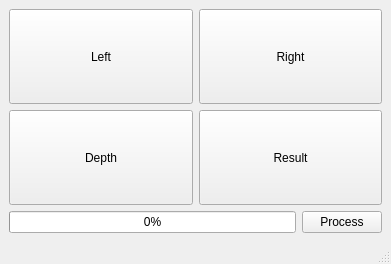
<?xml version="1.0" encoding="UTF-8"?>
<ui version="4.0">
 <class>MainWindow</class>
 <widget class="QMainWindow" name="MainWindow">
  <property name="geometry">
   <rect>
    <x>0</x>
    <y>0</y>
    <width>391</width>
    <height>264</height>
   </rect>
  </property>
  <property name="windowTitle">
   <string>Stereo by Ivan Ts</string>
  </property>
  <widget class="QWidget" name="centralwidget">
   <layout class="QGridLayout" name="gridLayout_2">
    <item row="0" column="0">
     <layout class="QGridLayout" name="gridLayout">
      <item row="1" column="0">
       <widget class="QPushButton" name="btnDepth">
        <property name="sizePolicy">
         <sizepolicy hsizetype="Expanding" vsizetype="Expanding">
          <horstretch>0</horstretch>
          <verstretch>0</verstretch>
         </sizepolicy>
        </property>
        <property name="text">
         <string>Depth</string>
        </property>
       </widget>
      </item>
      <item row="1" column="1">
       <widget class="QPushButton" name="btnResult">
        <property name="sizePolicy">
         <sizepolicy hsizetype="Expanding" vsizetype="Expanding">
          <horstretch>0</horstretch>
          <verstretch>0</verstretch>
         </sizepolicy>
        </property>
        <property name="text">
         <string>Result</string>
        </property>
       </widget>
      </item>
      <item row="0" column="0">
       <widget class="QPushButton" name="btnLeft">
        <property name="sizePolicy">
         <sizepolicy hsizetype="Expanding" vsizetype="Expanding">
          <horstretch>0</horstretch>
          <verstretch>0</verstretch>
         </sizepolicy>
        </property>
        <property name="text">
         <string>Left</string>
        </property>
       </widget>
      </item>
      <item row="0" column="1">
       <widget class="QPushButton" name="btnRight">
        <property name="sizePolicy">
         <sizepolicy hsizetype="Expanding" vsizetype="Expanding">
          <horstretch>0</horstretch>
          <verstretch>0</verstretch>
         </sizepolicy>
        </property>
        <property name="text">
         <string>Right</string>
        </property>
       </widget>
      </item>
     </layout>
    </item>
    <item row="1" column="0">
     <layout class="QHBoxLayout" name="horizontalLayout">
      <item>
       <widget class="QProgressBar" name="progressBar">
        <property name="value">
         <number>0</number>
        </property>
       </widget>
      </item>
      <item>
       <widget class="QPushButton" name="btnProcess">
        <property name="text">
         <string>Process</string>
        </property>
       </widget>
      </item>
     </layout>
    </item>
   </layout>
  </widget>
  <widget class="QMenuBar" name="menubar">
   <property name="geometry">
    <rect>
     <x>0</x>
     <y>0</y>
     <width>391</width>
     <height>22</height>
    </rect>
   </property>
  </widget>
  <widget class="QStatusBar" name="statusbar"/>
 </widget>
 <resources/>
 <connections/>
</ui>
